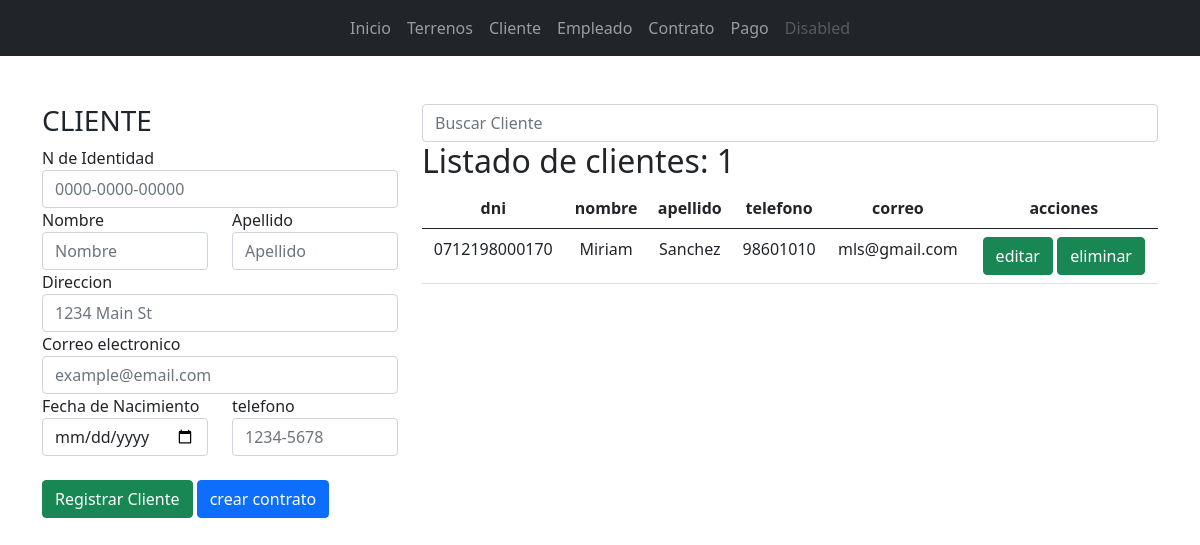
The page /cliente/ on the database its author committed.
### app_lotificadora/models.py (models this page shows, shortened)
class Cliente(models.Model):
    dni = models.CharField(max_length=16)
    nombre = models.CharField(max_length=35)
    apellido = models.CharField(max_length=35)
    direccion = models.TextField()
    fecha = models.DateField()
    telefono = models.CharField(max_length=13)
    correo = models.EmailField(max_length=40)
    fecha_ingreso = models.DateField(auto_now_add=True, null=True)
    estado = models.BooleanField(default=True)
    user = models.OneToOneField(User, on_delete=models.CASCADE, null=True, blank=True)

### app_lotificadora/views.py (the view, shortened to what this page needs)
# urls.py: path('cliente/', views.cliente, name="cliente"),
def cliente(request):
    q = request.GET.get('q')
    if q:
        cli = Cliente.objects.filter(nombre__startswith=q).order_by('nombre')
    else:
        cli = Cliente.objects.all().order_by('nombre')
    ctx = {
        'cliente': cli,
    }
    return render(request, 'cliente/cliente.html', ctx)

### app_lotificadora/templates/cliente/cliente.html (shortened to what this page needs)
{% extends "base.html" %}
{% block container %}
    <div class="row">
        <div class="col-md-4">
            <h3>CLIENTE</h3>
            {% if c %}
            <form action="{% url 'mantenimiento_cliente' c.id %}" method="post" id="#frm-cliente">
            {% else %}
            <form action="" method="post" id="#frm-cliente">
            {% endif %}
                <div>
                    <label for="txt-dni">N de Identidad</label>
                    <input name="txt-dni" type="text" value="{{ c.dni }}" class="form-control" id="txt-dni" placeholder="0000-0000-00000" required autofocus>
                </div>
                <div class="row">
                    <div class="col-md-6">
                        <label for="txt-nombre">Nombre</label>
                        <input name="txt-nombre" type="text" value="{{ c.nombre }}" class="form-control" id="txt-nombre" placeholder="Nombre" required autofocus>
                    </div>
                    <div class="col-md-6">
                        <label for="txt-apellido">Apellido</label>
                        <input name="txt-apellido" type="text" value="{{ c.apellido }}" class="form-control" id="txt-apellido" placeholder="Apellido" required autofocus>
                    </div>
                </div>
                <div>
                    <label for="txt-direccion">Direccion</label>
                    <input name="txt-direccion" type="text" value="{{ c.direccion }}" class="form-control" id="txt-direccion" placeholder="1234 Main St" required autofocus>
                </div>
                <div>
                    <label for="txt-correo">Correo electronico</label>
                    <input name="txt-correo" type="email" value="{{ c.correo }}" class="form-control" id="txt-correo" placeholder="example@email.com">
                </div>
                <div class="row">
                    <div class="col-md-6">
                        <label for="txt-fecha">Fecha de Nacimiento</label>
                        <input name="txt-fecha" type="date" value="{{ c.fecha }}" class="form-control" id="txt-fecha" required autofocus>
                    </div>
                    <div class="col-md-6">
                        <label for="txt-telefono">telefono</label>
                        <input name="txt-telefono" type="text" value="{{ c.telefono }}" class="form-control" id="txt-telefono" placeholder="1234-5678" required autofocus>
                    </div>
                </div>
                <div class="mt-4">
                    {% if c %}
                    <input type="submit" class="btn btn-success" value="actualizar Cliente">
                    {% else %}
                    <input type="submit" class="btn btn-success" value="Registrar Cliente">
                    {% endif %}
                    <a href="{% url 'contrato' %}"class="btn btn-primary">crear contrato</a>
                </div>
            </form>
        </div>
        <div class="col-md-8">
            <form action="" method="get">
                <input type="search" name="q" value="{{ q }}" class="form-control" placeholder="Buscar Cliente">
            </form>
            <h2>Listado de clientes: {{ cliente|length }}</h2>
            <div class="table-responsive">
                <table class="table table-hover">
                    <thead>
                        <tr class="text-center">
                            <th>dni</th>
                            <th>nombre</th>
                            <th>apellido</th>
                            <th>telefono</th>
                            <th>correo</th>
                            <th>acciones</th>
                        </tr>
                    </thead>
                    <tbody>
                        {% for c in cliente %}
                            <tr class="text-center">
                                <td>{{ c.dni }}</td>
                                <td>{{ c.nombre }}</td>
                                <td>{{ c.apellido }}</td>
                                <td>{{ c.telefono }}</td>
                                <td>{{ c.correo|default_if_none:'-' }}</td>
                                <td>
                                    <a href="{% url 'mantenimiento_cliente' c.id %}" type="submit" class="btn btn-success">editar</a>
                                    <input type="submit" class="btn btn-success" value="eliminar">
                                </td>
                            </tr>
                        {% empty %}
                            <div class="alert alert-danger">No se encuentran Clientes</div>
                        {% endfor %}
                    </tbody>
                </table>
            </div>
        </div>
    </div>
{% endblock  %}

### rows shown on the page
Cliente: dni "0712198000170", nombre "Miriam", apellido "Sanchez", telefono "98601010", correo "mls@gmail.com"

### other values the page prints
{{ cliente|length }} "1"
